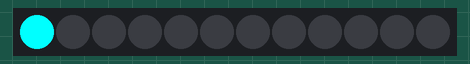
This sketch was run on a simulated ESP8266 (NodeMCU). Parts: 12 RGB LEDs in strip order, left to right. Dim RGB values are drawn brighter than linear; WiFi joins after 1.5 s; servers stay silent unless stated; what the sketch prints to the serial monitor is not drawn.

Above: at 1.6 s.
At 2.4 s:
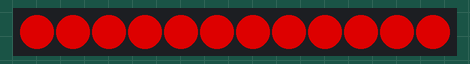
At 3.8 s:
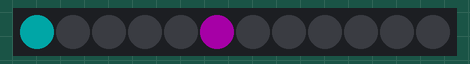

The sketch:

AnalogUhr_mit_Neopixelring-OTA.ino
```cpp
// Analoguhr mit Neopixelring

//#include "Arduino.h"

#include <ArduinoOTA.h>
#include <ESP8266WiFi.h>
#include <ESP8266mDNS.h>
#include <FastLED.h>
#include <TimeLib.h>
#include <WiFiUdp.h>

//#include <PubSubClient.h>

/*---FastLED---*/

#define NUM_LEDS 12

//#define DATA_PIN 5 // for WEMOS-D1
#define DATA_PIN 0 // for ESP-01
CRGB leds[NUM_LEDS];

const char *ssid = "QUINGDOM";
const char *password = "DJJBXRDD";
const char *id = "AnalogUhr"; // Hostname for OTA

// const char* mqtt_server = "192.168.0.20";

IPAddress timeServer(130, 149, 17,
                     21); // time.nist.gov NTP server  ptbtime1.ptb.de
const int timeZone = 2;   // Central European Time: 1=Winterzeit 2=Sommerzeit!!

WiFiUDP Udp;
unsigned int localPort = 8888; // local port to listen for UDP packets

void setup() {

  FastLED.addLeds<WS2812B, DATA_PIN, GRB>(leds, NUM_LEDS);

  Serial.begin(115200);
  WiFi.begin(ssid, password);

  while (WiFi.status() != WL_CONNECTED) {
    delay(500);
    Serial.print(".");
  }

  ArduinoOTA.setHostname(id);
  ArduinoOTA.begin();

  Udp.begin(localPort);
  setSyncProvider(getNtpTime);

  cicle(2);
  Blink(2);
}

time_t prevDisplay = 0; // when the digital clock was displayed

int prev_hour;
int prev_min;
int min_buf;

void loop() {

  ArduinoOTA.handle(); // OTA-Stuff

  if (prev_hour != hour() || timeStatus() != timeSet) {
    setSyncProvider(getNtpTime);
    prev_hour = hour();
  }

  if (prev_min != minute()) {
    if (min_buf >= 5) {
      showtime();
      min_buf = 0;
    } else {
      min_buf++;
    }
  }

  delay(200);
}

/*--------*/

void cicle(int repeats) {
  for (int i = 0; i < repeats; i++) {
    for (int dot = 0; dot < (NUM_LEDS + 1); dot++) {
      leds[dot] = CRGB::Aqua;
      FastLED.show();
      // clear this led for the next time around the loop
      leds[dot] = CRGB::Black;
      delay(30);
    }
  }
}

void Blink(int repeats) {
  for (int i = 0; i < repeats; i++) {
    fill_solid(leds, NUM_LEDS, CRGB(150, 0, 0));
    FastLED.show();
    delay(100);
    FastLED.clear();
    FastLED.show();
    delay(100);
  }
}

void showtime() {
  int h = hourFormat12();
  int m = minute();
  while (m % 5) {
    m++;
  }
  m /= 5;

  if (m == 12) {
    m = 0;
  }
  if (h == 12) {
    h = 0;
  }

  if (m == h) {
    FastLED.clear();
    leds[h] = CRGB(40, 40, 0);
    // leds [m] = CRGB(40, 0, 40);
    FastLED.show();
  } else {
    FastLED.clear();
    leds[h] = CRGB(0, 40, 40);
    leds[m] = CRGB(40, 0, 40);
    FastLED.show();
  }
}
/*-------- NTP code ----------*/

const int NTP_PACKET_SIZE = 48; // NTP time is in the first 48 bytes of message
byte packetBuffer[NTP_PACKET_SIZE]; // buffer to hold incoming & outgoing
                                    // packets

time_t getNtpTime() {
  while (Udp.parsePacket() > 0)
    ; // discard any previously received packets
  Serial.println("Transmit NTP Request");
  sendNTPpacket(timeServer);
  uint32_t beginWait = millis();
  while (millis() - beginWait < 1500) {
    int size = Udp.parsePacket();
    if (size >= NTP_PACKET_SIZE) {
      Serial.println("Receive NTP Response");
      Udp.read(packetBuffer, NTP_PACKET_SIZE); // read packet into the buffer
      unsigned long secsSince1900;
      // convert four bytes starting at location 40 to a long integer
      secsSince1900 = (unsigned long)packetBuffer[40] << 24;
      secsSince1900 |= (unsigned long)packetBuffer[41] << 16;
      secsSince1900 |= (unsigned long)packetBuffer[42] << 8;
      secsSince1900 |= (unsigned long)packetBuffer[43];
      return secsSince1900 - 2208988800UL + timeZone * SECS_PER_HOUR;
    }
  }
  Serial.println("No NTP Response");
  return 0; // return 0 if unable to get the time
}

// send an NTP request to the time server at the given address
void sendNTPpacket(IPAddress &address) {
  // set all bytes in the buffer to 0
  memset(packetBuffer, 0, NTP_PACKET_SIZE);
  // Initialize values needed to form NTP request
  // (see URL above for details on the packets)
  packetBuffer[0] = 0b11100011; // LI, Version, Mode
  packetBuffer[1] = 0;          // Stratum, or type of clock
  packetBuffer[2] = 6;          // Polling Interval
  packetBuffer[3] = 0xEC;       // Peer Clock Precision
  // 8 bytes of zero for Root Delay & Root Dispersion
  packetBuffer[12] = 49;
  packetBuffer[13] = 0x4E;
  packetBuffer[14] = 49;
  packetBuffer[15] = 52;
  // all NTP fields have been given values, now
  // you can send a packet requesting a timestamp:
  Udp.beginPacket(address, 123); // NTP requests are to port 123
  Udp.write(packetBuffer, NTP_PACKET_SIZE);
  Udp.endPacket();
}
```
